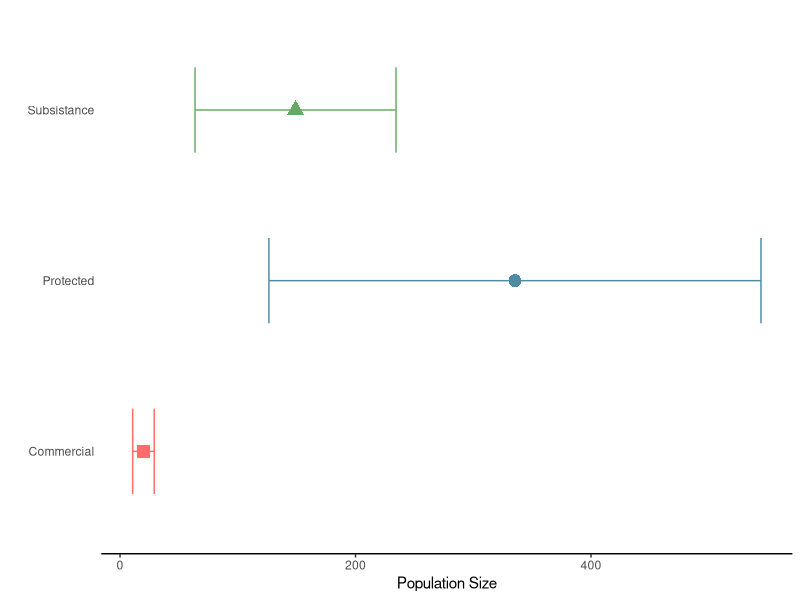
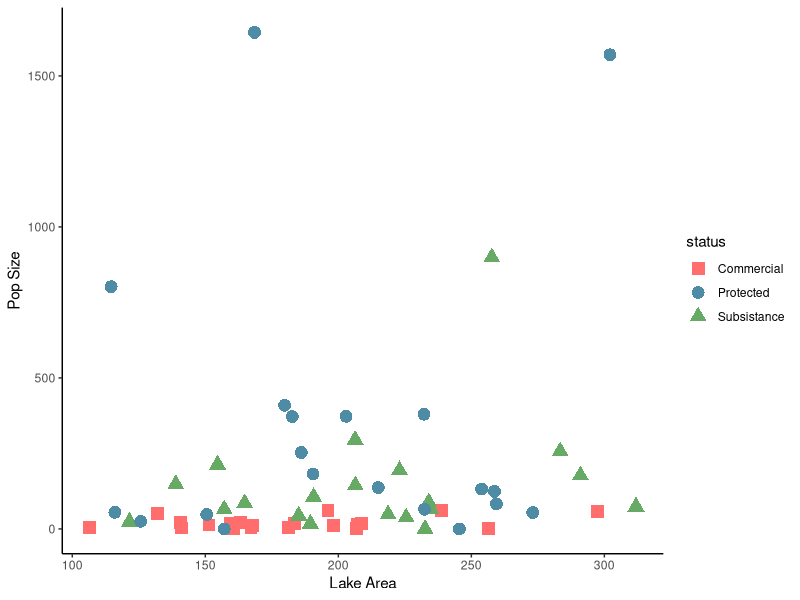
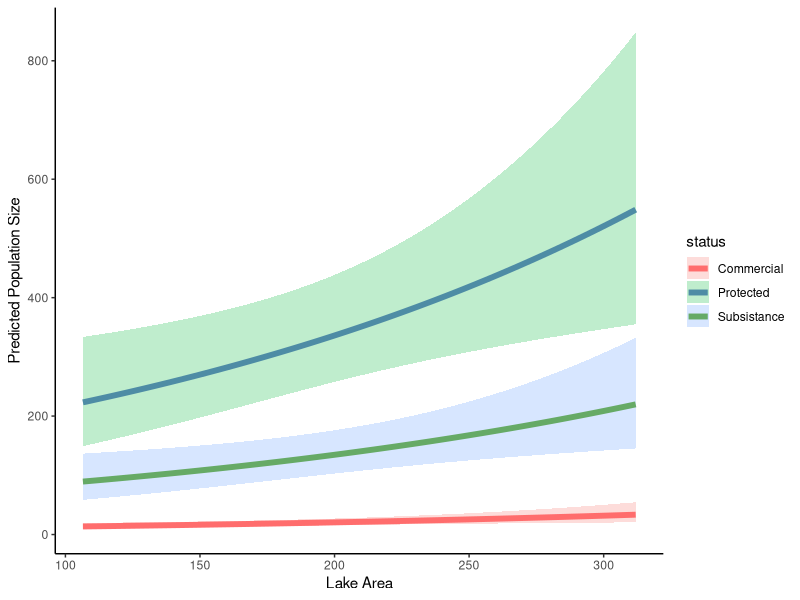

Generate these figures, in order, with R:
###################
# mock arapima data
###################

# libraries
library(dplyr)
library(ggplot2)
library(MASS)

#######
# data
#######

#60 lakes
lake.id <- rep(1:60)

# lake area
area <-  round(rnorm(60, 200, 50),1)

#assign the status for each lake
status <- as.factor(c(rep("Commercial", 20), rep("Subsistance",20), rep("Protected",20)))

#abundance in year 1
n1 <- rnbinom(60, 1, 0.02)

#Factor by which to change the abundance, per status
sfactor  <- c(
  rep(c(0.2), times = 20),
  rep(c(1), times = 20),
  rep(c(4), times = 20)
)


#Put all variables data together
arapima <- data.frame(lake.id, area, status, n1, sfactor)

#Apply treatment effect per status and water type
arapima <- arapima %>% 
  mutate(n1 = n1*sfactor) %>%
  mutate(n1 = as.integer(n1*area/100))

########
# stats
########

#compute descriptive statistics per status and water
stats <- arapima %>%
  group_by(status) %>%
  summarise(
    count = n(),
    mean_n1 = mean(n1,na.rm=TRUE),
    se_n1 = sd(n1, na.rm = TRUE)/sqrt(count),
    ci95lower = mean_n1 - se_n1*1.96,
    ci95upper = mean_n1 + se_n1*1.96,
    mean_area = mean(area,na.rm=TRUE),
    se_area = sd(area, na.rm = TRUE)/sqrt(count),
    
  )

stats



#forest plot (pop size vs lake status)
p1 <- ggplot(stats, aes(x=mean_n1, y=status, color=status, shape=status)) +
  geom_errorbar(aes(xmin = ci95lower, xmax = ci95upper), width = 0.5) +
  geom_point(size = 4) + 
  labs(x="Population Size", y = "") +
  scale_color_manual(values = c("#ff6d6d", "#4e8ca5", "#66aa66", "#aa9966")) +
  scale_shape_manual(values=c(15,16, 17)) +
  theme_classic() +
  theme(legend.position = "none",
        #remove y-axis line and ticks
        axis.line.y = element_blank(),
        axis.ticks.y = element_blank()) 
p1

#forest plot (pop size vs lake size)
p2 <- ggplot(arapima, aes(x=area, y=n1, color=status, shape=status)) +
  geom_point(size = 4) + 
  labs(x="Lake Area", y = "Pop Size") +
  scale_color_manual(values = c("#ff6d6d", "#4e8ca5", "#66aa66", "#aa9966")) +
  scale_shape_manual(values=c(15,16, 17)) +
  theme_classic() 

p2


##############
# nb model
m1 = glm.nb(n1 ~ status + area, data = arapima)
summary(m1)


# predictions
newdat <- data.frame(
  area = rep(seq(from = min(arapima$area), to = max(arapima$area), length.out = 100), 3),
  status = factor(rep(1:3, each = 100), levels = 1:3, labels =
                  levels(arapima$status)))

newdat <- cbind(newdat, predict(m1, newdat, type = "link", se.fit=TRUE))
newdat <- within(newdat, {
  N <- exp(fit)
  LL <- exp(fit -  se.fit)
  UL <- exp(fit +  se.fit)
})

ggplot(newdat, aes(area, N)) +
  geom_ribbon(aes(ymin = LL, ymax = UL, fill = status), alpha = .25) +
  geom_line(aes(colour = status), size = 2) +
  labs(x = "Lake Area", y = "Predicted Population Size")+
  scale_color_manual(values = c("#ff6d6d", "#4e8ca5", "#66aa66", "#aa9966")) +
  scale_shape_manual(values=c(15,16, 17)) +
  theme_classic() 
